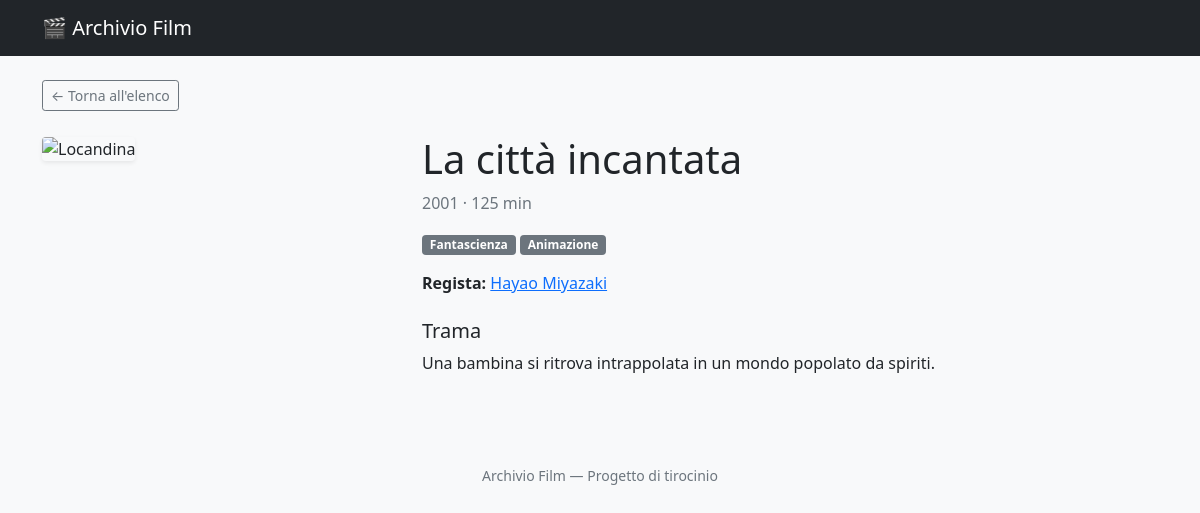
Screenshot of /frontend/dettaglio.php?id=2 with the database file from the repository.
### tables this page shows
CREATE TABLE film (
  id_film INT AUTO_INCREMENT PRIMARY KEY,
  titolo VARCHAR(150) NOT NULL,
  anno_uscita YEAR,
  durata_minuti INT,
  trama TEXT,
  locandina VARCHAR(255),
  id_autore INT,
  data_inserimento DATETIME DEFAULT CURRENT_TIMESTAMP,
  FOREIGN KEY (id_autore) REFERENCES autori(id_autore)
    ON DELETE SET NULL
);

CREATE TABLE autori (
  id_autore INT AUTO_INCREMENT PRIMARY KEY,
  nome VARCHAR(60) NOT NULL,
  cognome VARCHAR(60) NOT NULL,
  nazionalita VARCHAR(60),
  data_nascita DATE
);

### frontend/dettaglio.php (the view, shortened to what this page needs)
<?php
require "../config/db.php";
$id = $_GET['id'] ?? null;
$sql = "SELECT f.id_film, f.titolo, f.anno_uscita, f.durata_minuti, f.trama, f.locandina,
               a.id_autore, a.nome AS nome_regista, a.cognome AS cognome_regista
        FROM film f
        LEFT JOIN autori a ON f.id_autore = a.id_autore
        WHERE f.id_film = ?";
$stmt = mysqli_prepare($conn, $sql);
mysqli_stmt_bind_param($stmt, "i", $id);
mysqli_stmt_execute($stmt);
$risultato = mysqli_stmt_get_result($stmt);
$film = mysqli_fetch_assoc($risultato);
$sql_generi = "SELECT g.nome
               FROM generi g
               JOIN film_generi fg ON g.id_genere = fg.id_genere
               WHERE fg.id_film = ?";
$stmt_generi = mysqli_prepare($conn, $sql_generi);
mysqli_stmt_bind_param($stmt_generi, "i", $id);
mysqli_stmt_execute($stmt_generi);
$risultato_generi = mysqli_stmt_get_result($stmt_generi);
$nomi_generi = [];
while ($riga = mysqli_fetch_assoc($risultato_generi)) {
    $nomi_generi[] = $riga['nome'];
}
$percorso_immagine = $film['locandina']
    ? "/archivio-film/assets/img/" . $film['locandina']
    : "/archivio-film/assets/img/placeholder.png";
require "../includes/header_pubblico.php";
?>
<a href="index.php" class="btn btn-outline-secondary btn-sm mb-4">&larr; Torna all'elenco</a>
<div class="row">
  <div class="col-md-4">
    <img src="<?= htmlspecialchars($percorso_immagine) ?>" class="img-fluid rounded shadow-sm" alt="Locandina">
  </div>
  <div class="col-md-8">
    <h1><?= htmlspecialchars($film['titolo']) ?></h1>
    <p class="text-muted">
      <?= htmlspecialchars($film['anno_uscita'] ?? '-') ?>
      <?php if ($film['durata_minuti']): ?>
        &middot; <?= htmlspecialchars($film['durata_minuti']) ?> min
      <?php endif; ?>
    </p>
    <p>
      <?php foreach ($nomi_generi as $nome_genere): ?>
        <span class="badge bg-secondary"><?= htmlspecialchars($nome_genere) ?></span>
      <?php endforeach; ?>
    </p>
    <p>
      <strong>Regista:</strong>
      <?php if ($film['id_autore']): ?>
        <a href="regista.php?id=<?= $film['id_autore'] ?>">
          <?= htmlspecialchars($film['nome_regista'] . ' ' . $film['cognome_regista']) ?>
        </a>
      <?php else: ?>
        Non specificato
      <?php endif; ?>
    </p>
    <h5 class="mt-4">Trama</h5>
    <p><?= nl2br(htmlspecialchars($film['trama'] ?? 'Nessuna trama disponibile.')) ?></p>
  </div>
</div>
<?php require "../includes/footer_pubblico.php"; ?>

### rows the page displays
film: titolo "La città incantata", anno_uscita "2001", durata_minuti "125", id_autore.cognome "Hayao Miyazaki", trama "Una bambina si ritrova intrappolata in un mondo popolato da spiriti."

### other values shown
$nome_genere "Fantascienza"
$nome_genere "Animazione"
